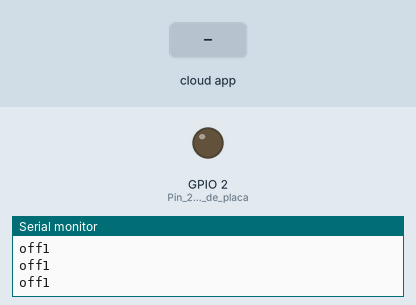
The sketch below on a simulated ESP32. Shown: output pins drawn as LEDs (lit = HIGH), the last lines printed to the serial monitor. The inputs (shaded band) are chosen by the test bench. WiFi joins after 1.5 s; servers stay silent unless stated; the Firebase database answers and starts empty.

Above: at 2.7 s.
2.8 s: the phone or cloud app sets Foco.Sala to 255
At 3.9 s:
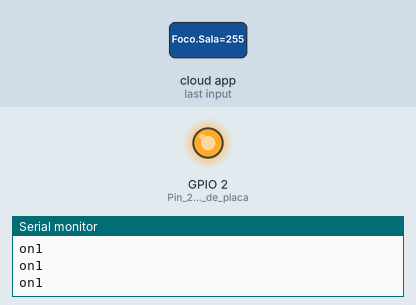
4.6 s: the phone or cloud app sets Foco.Sala to 0
At 5.5 s:
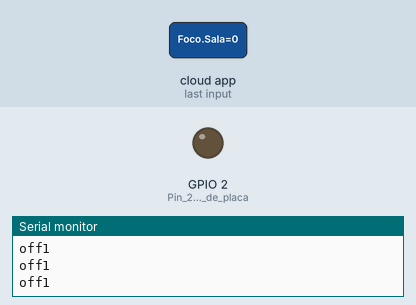
6.4 s: the phone or cloud app sets Led1Status to 1
At 6.7 s:
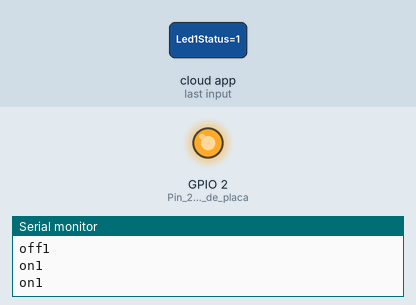
7.9 s: the phone or cloud app sets Led1Status to 0
At 9.2 s:
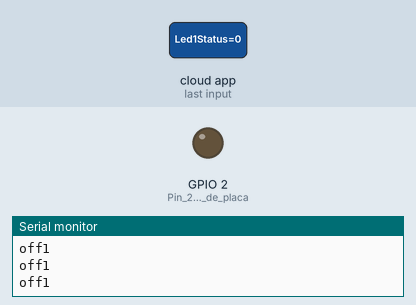
Timing chart, 0 to 10.9 s (numbered marks = the images above; inputs shaded):
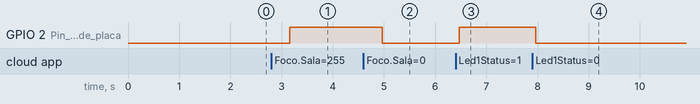

The sketch:

ESP32_Pruebas1_WIFI.ino
```cpp
#include <FirebaseESP32.h>
//#include <WiFi.h>
#include <Espalexa.h>


#define WIFI_SSID "TP-Link_6070"    //Nombre de WIFI.
#define WIFI_PASSWORD "84867988"    //PASSWORD.

#define FIREBASE_HOST "esp32-1-eeafc-default-rtdb.firebaseio.com"   //FireBase url.
#define FIREBASE_AUTH "mCoEtvu3R1BJoeiixKE5dbohGvnTGl4C2aH2d6mY"    //FireBase Codigo base de datos.
FirebaseData firebaseData;

Espalexa Alexa;

//funciones
boolean ConectarWifi();   //Funcion para conectar WIFI.

void FocoSala(uint8_t brightness);

bool i=true;

void setup() {
  pinMode(2,OUTPUT);      //Pin 2 es LED de placa.

  //Inicializa
  Serial.begin(115200);   //Inicio comunicación serial
  ConectarWifi();         //Inicio conexión WIFI

  //Conectar a base de datos.
  if (ConectarWifi){
    Firebase.begin(FIREBASE_HOST, FIREBASE_AUTH);
    Firebase.reconnectWiFi(true);
    Serial.println("Conectado de base de datos...");

    Alexa.addDevice("Foco Sala", FocoSala);

    }
  else{
    Serial.println("No Conectado de base de datos...");
    }

    Alexa.begin();
}

void loop() {
  Alexa.loop();
  Firebase.getBool(firebaseData, "/Led1Status");
  bool estado = firebaseData.boolData();
  if(estado== true){
    Serial.println("on1");
    digitalWrite(2,1);
    }
  else {
    Serial.println("off1");
    digitalWrite(2,0);
    }
}

//Funciones -------------------------------------------------------------------------------------------------------------------------

boolean ConectarWifi(){
  boolean estado = true;  //Variable para saber estado de wifi
  int i = 0;

  WiFi.mode(WIFI_STA);   //Modo estación
  WiFi.begin(WIFI_SSID, WIFI_PASSWORD);   //Cargar nombre y contraseña
  Serial.println("");
  Serial.println("Conectar WiFi");

  // Esperando conexión.
  Serial.print("Conectando...");
  while (WiFi.status() != WL_CONNECTED) {
    delay(500);
    Serial.print(".");
    if (i > 20){
      estado = false; break;
    }
    i++;
  }
  Serial.println("");
  if (estado){
    Serial.print("Conectado a ");
    Serial.println(WIFI_SSID);
    Serial.print("IP Dirección: ");
    Serial.println(WiFi.localIP());
  }
  else {
    Serial.println("Coneción fallida.");
  }
  return estado;
}


void FocoSala(uint8_t brightness){
  Serial.print("Luces Sala Cambio a:");

    if (brightness == 255) {
      Serial.print("Encendido");
      Firebase.setBool(firebaseData,"/Led1Status",true);
    }

    else if (brightness == 0) {
      Serial.print("Apagado");
      Firebase.setBool(firebaseData,"/Led1Status",false);
    }
}
```

Measured:
- after the input at 2.8 s, GPIO 2 (Pin_2_es_LED_de_placa): LOW → HIGH after 0.36 s
- after the input at 4.6 s, GPIO 2 (Pin_2_es_LED_de_placa): HIGH → LOW after 0.36 s
- after the input at 6.4 s, GPIO 2 (Pin_2_es_LED_de_placa): LOW → HIGH after 0.07 s
- after the input at 7.9 s, GPIO 2 (Pin_2_es_LED_de_placa): HIGH → LOW after 0.07 s
